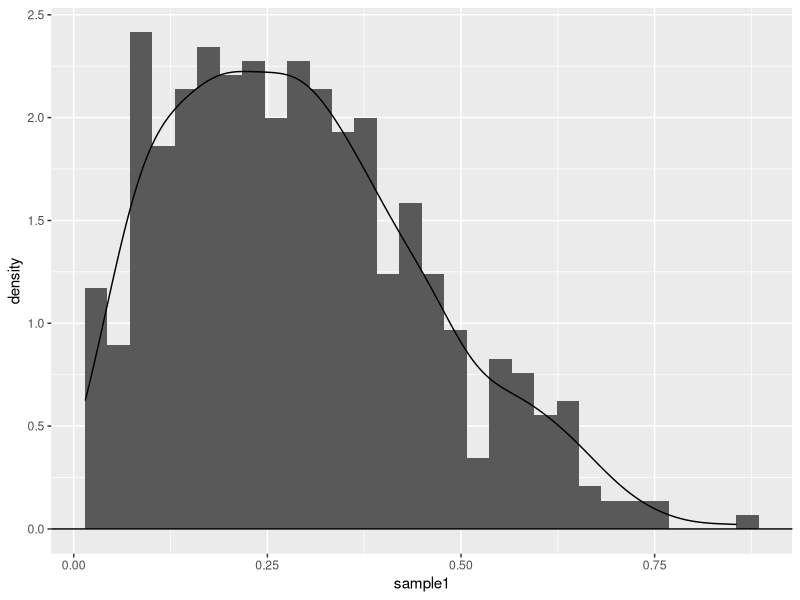
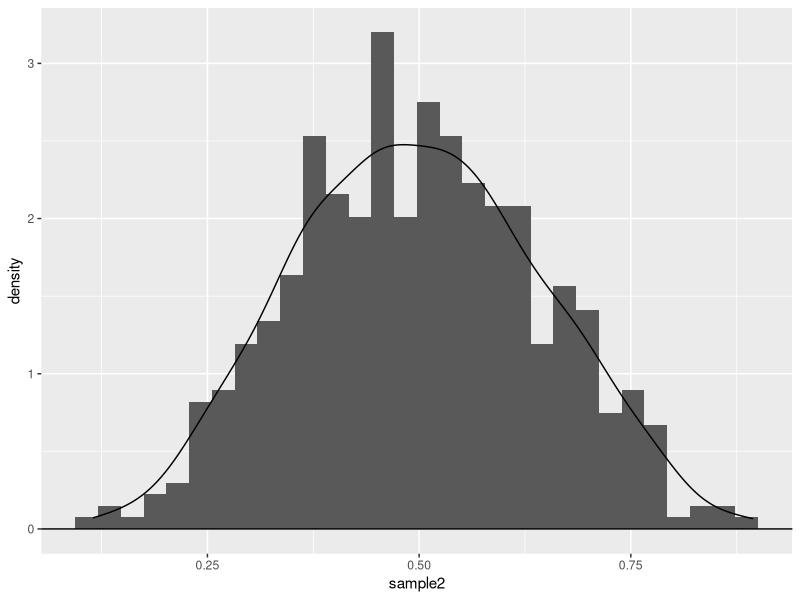
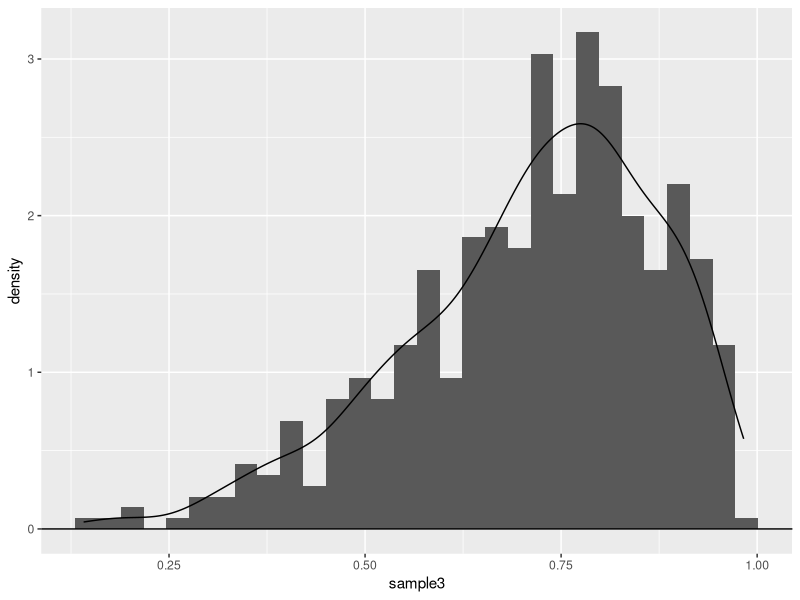
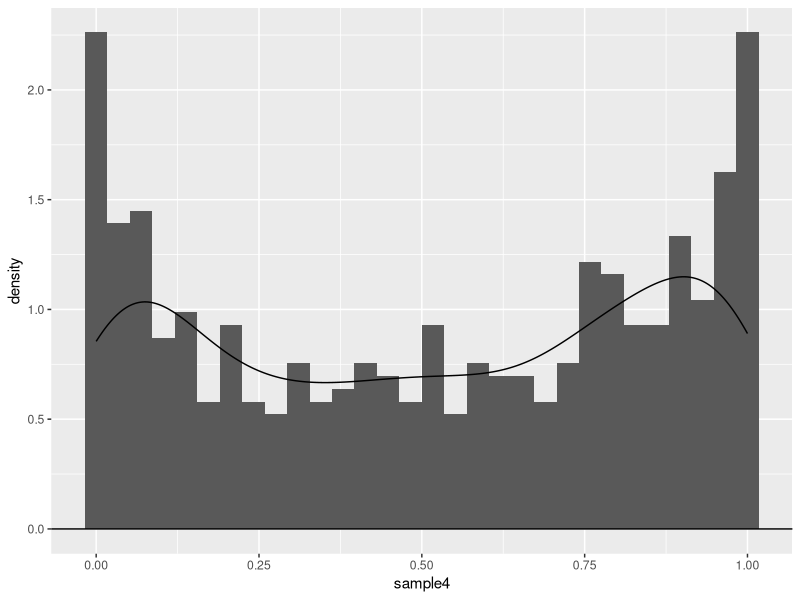
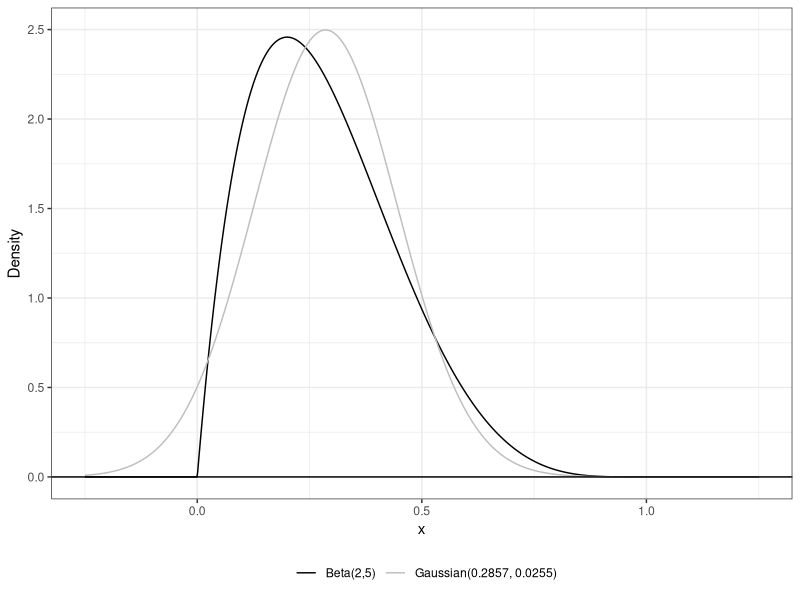
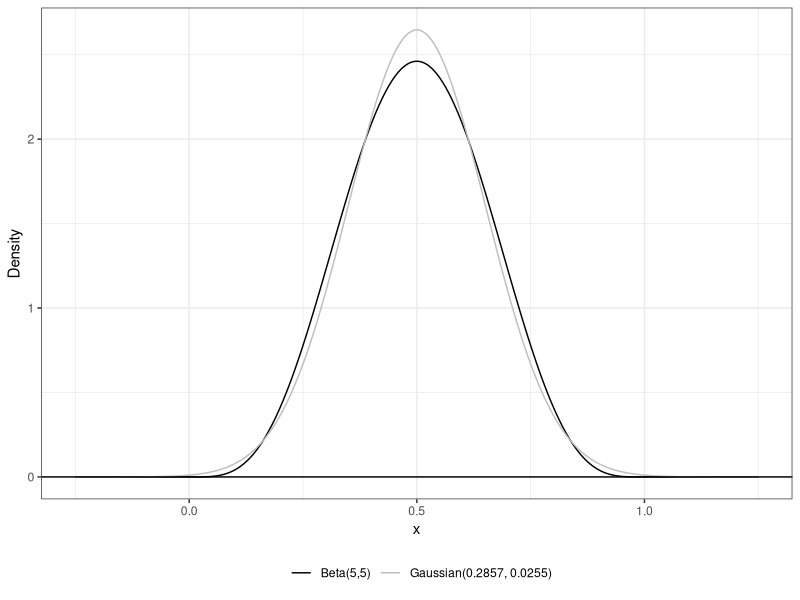
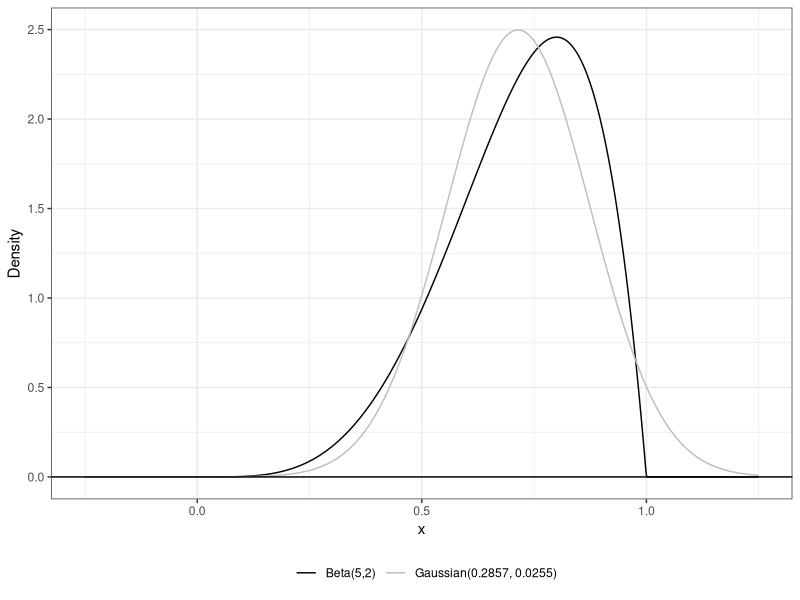
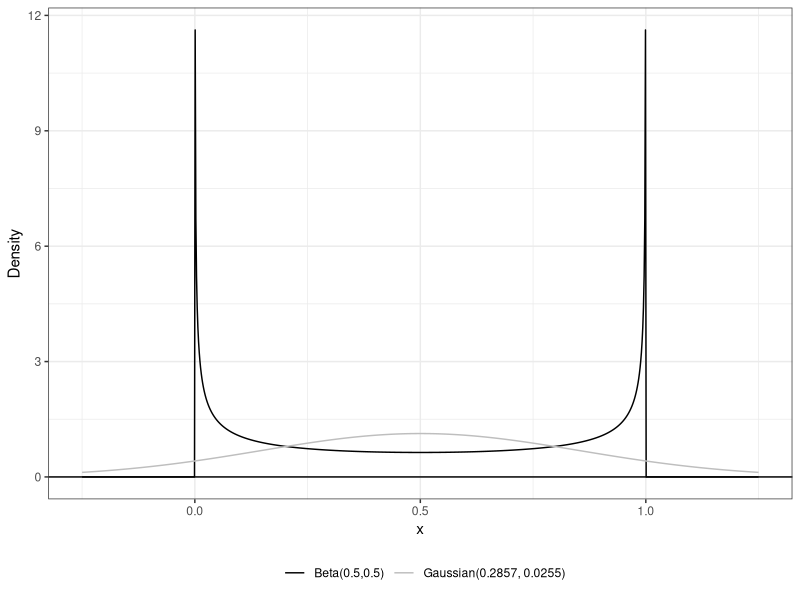

Reproduce these figures in R, in order. (Note: this script raises an error after producing the figures.)
library(tidyverse)
library(ggplot2)

######################################################
#####     TASK ONE: Describing distribution     ######
######################################################

#######################
#Making function for mean, variance, skewness and kurtosis
######################
#Calculating mean
mean.calc = function(alpha, beta){
  mean = alpha/(alpha+beta)
  return(mean)
}

#Calculating Variance
variance.calc = function(alpha, beta){
  sd = sqrt((alpha*beta)/((alpha+beta)^2*(alpha+beta+1)))
  return(sd)
}

#Calculating Skewness
skew.calc = function(alpha, beta){
  skew = (2*(beta-alpha)*sqrt(alpha+beta+1))/((alpha+beta+2)*sqrt(alpha*beta))
  return(skew)
}

#Calculating Kurtosis
kurt.calc = function(alpha, beta){
  kurt.num = 6*((alpha-beta)^2*(alpha+beta+1)-alpha*beta*(alpha+beta+2))
  kurt.denum = alpha*beta*(alpha+beta+2)*(alpha+beta+3)
  kurt = kurt.num/kurt.denum
  return(kurt)
}


#Making a function to calculate distribution tibble
distribution.func = function(alpha, beta){
  
  mean = mean.calc(alpha, beta)
  sd = variance.calc(alpha, beta)
  
  distribute.dat <- tibble(x = seq(-0.25, 1.25, length.out=1000))|>   # generate a grid of points
    mutate(beta.pdf = dbeta(x, alpha, beta),                      # compute the beta PDF
           norm.pdf = dnorm(x,                                    # Gaussian distribution with
                            mean = mean,            # same mean and variance
                            sd = sd))
  
  return(distribute.dat)
  #Returning our created tibble
}


###Making a tibble for each parameter and getting values
#Alpha = 2, Beta = 5
distrib.tibble1 = distribution.func(2,5)
mean1 = mean.calc(2,5)
sd1 = variance.calc(2,5)
skew1 = skew.calc(2,5)
kurt1 = kurt.calc(2,5)


#Alpha = 5, Beta = 5
distrib.tibble2 = distribution.func(5,5)
mean2 = mean.calc(5,5)
sd2 = variance.calc(5,5)
skew2 = skew.calc(5,5)
kurt2 = kurt.calc(5,5)


#Alpha = 5, Beta = 2
distrib.tibble3 = distribution.func(5,2)
mean3 = mean.calc(5,2)
sd3 = variance.calc(5,2)
skew3 = skew.calc(5,2)
kurt3 = kurt.calc(5,2)


#Alpha = 0.5, Beta = 0.5
distrib.tibble4 = distribution.func(0.5,0.5)
mean4 = mean.calc(0.5,0.5)
sd4 = variance.calc(0.5,0.5)
skew4 = skew.calc(0.5,0.5)
kurt4 = kurt.calc(0.5,0.5)

####################
###Making a plot for each of the 4 tibbles
####################

plot1 = ggplot(data= distrib.tibble1)+                                              # specify data
  geom_line(aes(x=x, y=beta.pdf, color="Beta(2,5)")) +                 # plot beta dist
  geom_line(aes(x=x, y=norm.pdf, color="Gaussian(0.2857, 0.0255)")) +  # plot guassian dist
  geom_hline(yintercept=0)+                                            # plot x axis
  theme_bw()+                                                          # change theme
  xlab("x")+                                                           # label x axis
  ylab("Density")+                                                     # label y axis
  scale_color_manual("", values = c("black", "grey"))+                 # change colors
  theme(legend.position = "bottom")                                    # move legend to bottom

plot2 = ggplot(data= distrib.tibble2)+                                              # specify data
  geom_line(aes(x=x, y=beta.pdf, color="Beta(5,5)")) +                 # plot beta dist
  geom_line(aes(x=x, y=norm.pdf, color="Gaussian(0.2857, 0.0255)")) +  # plot guassian dist
  geom_hline(yintercept=0)+                                            # plot x axis
  theme_bw()+                                                          # change theme
  xlab("x")+                                                           # label x axis
  ylab("Density")+                                                     # label y axis
  scale_color_manual("", values = c("black", "grey"))+                 # change colors
  theme(legend.position = "bottom")                                    # move legend to bottom

plot3 = ggplot(data= distrib.tibble3)+                                              # specify data
  geom_line(aes(x=x, y=beta.pdf, color="Beta(5,2)")) +                 # plot beta dist
  geom_line(aes(x=x, y=norm.pdf, color="Gaussian(0.2857, 0.0255)")) +  # plot guassian dist
  geom_hline(yintercept=0)+                                            # plot x axis
  theme_bw()+                                                          # change theme
  xlab("x")+                                                           # label x axis
  ylab("Density")+                                                     # label y axis
  scale_color_manual("", values = c("black", "grey"))+                 # change colors
  theme(legend.position = "bottom")                                    # move legend to bottom

plot4 = ggplot(data= distrib.tibble4)+                                              # specify data
  geom_line(aes(x=x, y=beta.pdf, color="Beta(0.5,0.5)")) +                 # plot beta dist
  geom_line(aes(x=x, y=norm.pdf, color="Gaussian(0.2857, 0.0255)")) +  # plot guassian dist
  geom_hline(yintercept=0)+                                            # plot x axis
  theme_bw()+                                                          # change theme
  xlab("x")+                                                           # label x axis
  ylab("Density")+                                                     # label y axis
  scale_color_manual("", values = c("black", "grey"))+                 # change colors
  theme(legend.position = "bottom")                                    # move legend to bottom



################################################
###               TASK 2                    ####
################################################


beta.moment = function(alpha, beta, k, centered) {
  if (centered) { #Calculating the centered value
    #calculating E(X)
    integrand = function(x) {x*dbeta(x,alpha,beta)}
    EX = integrate(integrand, 0, 1)$value
    
    #Calculating centered value
    integrand = function(x) {((x-EX)^k)*dbeta(x,alpha,beta)}
    result = integrate(integrand, 0, 1)
  }
  else{ #Calculating uncentered
    integrand = function(x) {x^k * dbeta(x,alpha,beta)}
    result = integrate(integrand, 0, 1)
  }
  return(result)
}

###Testing function
#Testing Mean
beta.moment(2,5,1,F)
mean1

#Testing Variance
beta.moment(2,5,2,T)
sd1^2

#Testing Skew
beta.moment(2,5,3,T)$value/(beta.moment(2,5,2,T)$value^(3/2))
skew1

#Testing Kurtosis
(beta.moment(2,5,4,T)$value/(beta.moment(2,5,2,T)$value)^2)-3
kurt1

###############################################
#####               TASK THREE            #####
###############################################
set.seed(7272) # Set seed so we all get the same results.

sample_func = function(n, alpha, beta){
  
  sample.size <- n # Specify sample details
  beta.sample <- rbeta(n = sample.size,  # sample size
                       shape1 = alpha,   # alpha parameter
                       shape2 = beta)    # beta parameter
  return(beta.sample)
}

####Making density plots
#Alpha = 2, Beta = 5
sample1 = sample_func(500, 2, 5)

density_plot1 = ggplot() + 
  geom_histogram(aes(sample1, y=after_stat(density))) +
  geom_density(aes(sample1)) + 
  geom_hline(yintercept=0)


#Alpha = 5, Beta = 5
sample2 = sample_func(500, 5, 5)

density_plot2 = ggplot() + 
  geom_histogram(aes(sample2, y=after_stat(density))) +
  geom_density(aes(sample2)) + 
  geom_hline(yintercept=0)


#Alpha = 5, Beta = 2
sample3 = sample_func(500,5,2)

density_plot3 = ggplot() + 
  geom_histogram(aes(sample3, y=after_stat(density))) +
  geom_density(aes(sample3)) +
  geom_hline(yintercept=0)


#Alpha = 0.5, Beta = 0.5
sample4 = sample_func(500,0.5,0.5)

density_plot4 = ggplot() + 
  geom_histogram(aes(sample4, y=after_stat(density))) +
  geom_density(aes(sample4)) +
  geom_hline(yintercept=0)


summary1 %>%
  summarize(mean = mean(sample1),
            variance = var(sample1),
            skewness = )





